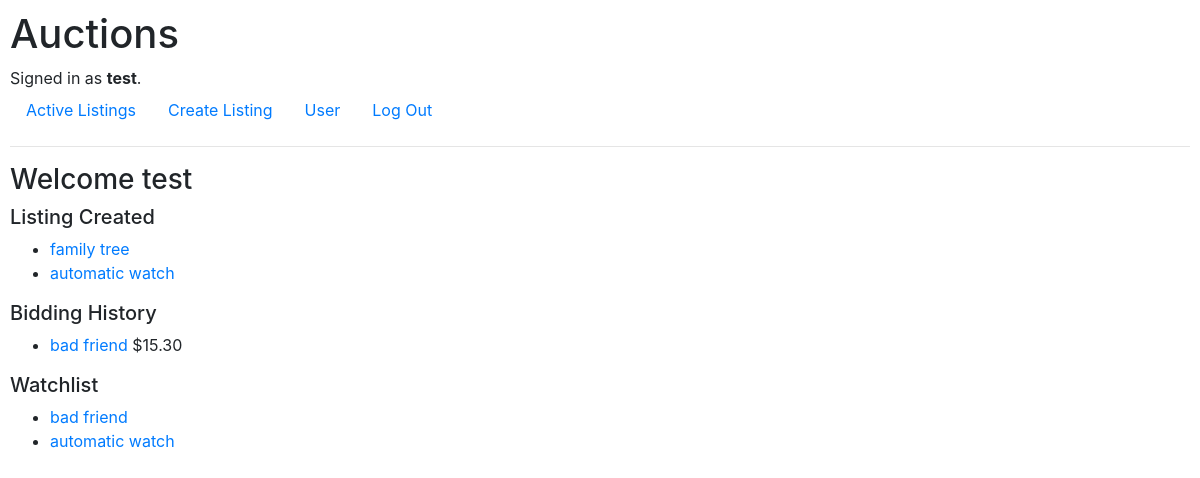
The app's page /user (signed in) with its own data.
### auctions/models.py (models this page shows, shortened)
class User(AbstractUser):
    watchlist = models.ManyToManyField('Listing', related_name="watchlistuser")
    pass

class Listing(models.Model):
    title = models.CharField(max_length=50)
    description = models.TextField(blank=True)
    photo = models.URLField(blank=True)
    price = models.DecimalField(max_digits=20, decimal_places=2)
    currentprice = models.DecimalField(default=0, blank=True, max_digits=20, decimal_places=2)
    activation = models.BooleanField()
    category = models.ForeignKey(Category, on_delete=models.CASCADE, related_name="category")
    user = models.ForeignKey(User, on_delete=models.CASCADE, related_name="listing")
    time = models.DateTimeField(auto_now_add=True)

class Bid(models.Model):
    listing = models.ForeignKey(Listing, on_delete=models.CASCADE, related_name="bid")
    bidder = models.ForeignKey(User, on_delete=models.CASCADE, related_name="bid")
    price = models.DecimalField(max_digits=20, decimal_places=2, validators=[MinValueValidator(0)])
    time = models.DateTimeField(auto_now_add=True)

### auctions/views.py (the view)
# urls.py: path("user", views.user, name="user"),
def user(request):
    user = request.user
    listing = Listing.objects.filter(user = user.id)
    bid = Bid.objects.filter(bidder = user.id).order_by("-time")
    watchlist = user.watchlist
    return render(request, "auctions/user.html", {
        "user":user,
        "bid":bid,
        "listing":listing,
    })

### auctions/templates/auctions/user.html (shortened to what this page needs)
{% extends "auctions/layout.html" %}
{% block body %}
<div name="user_info">
    <h3>Welcome {{ user.username }}</h3>
</div>
<div name="listing">
    <h5>Listing Created</h5>
    <ul>
        {% for i in listing %}
            <li><a href="{% url 'listing' i.id %}">{{ i.title }}</a></li>
        {% endfor %}
    </ul>
</div>
<div name="id">
    <h5>Bidding History</h5>
    <ul>
        {% for i in bid %}
            <li><a href="{% url 'listing' i.listing.id %}">{{ i.listing.title }} </a>${{ i.price }} </li>
        {% endfor %}
    </ul>
</div>
<div name="watchlist">
    <h5>Watchlist</h5>
    <ul>
        {% for i in user.watchlist.all %}
            <li><a href="{% url 'listing' i.id %}">{{ i.title }} </a></li>
        {% endfor %}
    </ul>
</div>
{% endblock %}

### auctions/templates/auctions/layout.html (shortened to what this page needs)
{% load static %}
<!DOCTYPE html>
<html lang="en">
    <head>
        <link rel="stylesheet" href="https://stackpath.bootstrapcdn.com/bootstrap/4.4.1/css/bootstrap.min.css">
        <link href="{% static 'auctions/styles.css' %}" rel="stylesheet">
    </head>
    <body>
        <h1>Auctions</h1>
        <div>
            {% if user.is_authenticated %}
                Signed in as <strong>{{ user.username }}</strong>.
            {% else %}
                Not signed in.
            {% endif %}
        </div>
        <ul class="nav">
            <li class="nav-item">
                <a class="nav-link" href="{% url 'index' %}">Active Listings</a>
            </li>
            {% if user.is_authenticated %}
                <li class="nav-item">
                    <a class="nav-link" href="{% url 'create' %}">Create Listing</a>
                </li>
                <li class="nav-item">
                    <a class="nav-link" href="{% url 'user' %}">User</a>
                </li>
                <li class="nav-item">
                    <a class="nav-link" href="{% url 'logout' %}">Log Out</a>
                </li>
            {% endif %}
        </ul>
        <hr>
        {% block body %}
        {% endblock %}
    </body>
</html>

### auctions/static/auctions/styles.css (style rules this page uses)
body { padding: 10px; }

### records on screen
User: username "test"
Listing: title "family tree"
Listing: title "automatic watch"
Bid: listing "bad friend", price "15.30"
Listing: title "bad friend"
